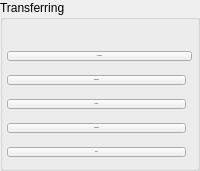
       <widget class="QGroupBox" name="wTransferring">
        <property name="minimumSize">
         <size>
          <width>0</width>
          <height>0</height>
         </size>
        </property>
        <property name="maximumSize">
         <size>
          <width>256</width>
          <height>600</height>
         </size>
        </property>
        <property name="title">
         <string>Transferring</string>
        </property>
        <property name="flat">
         <bool>true</bool>
        </property>
        <layout class="QVBoxLayout" name="verticalLayout">
         <property name="spacing">
          <number>0</number>
         </property>
         <property name="leftMargin">
          <number>4</number>
         </property>
         <property name="topMargin">
          <number>24</number>
         </property>
         <property name="rightMargin">
          <number>4</number>
         </property>
         <property name="bottomMargin">
          <number>4</number>
         </property>
         <item>
          <widget class="QFrame" name="fAllTransfers">
           <layout class="QHBoxLayout" name="horizontalLayout_10">
            <property name="spacing">
             <number>0</number>
            </property>
            <property name="leftMargin">
             <number>0</number>
            </property>
            <property name="topMargin">
             <number>0</number>
            </property>
            <property name="rightMargin">
             <number>0</number>
            </property>
            <property name="bottomMargin">
             <number>0</number>
            </property>
            <item>
             <widget class="QPushButton" name="tAllTransfers">
              <property name="sizePolicy">
               <sizepolicy hsizetype="Expanding" vsizetype="Fixed">
                <horstretch>0</horstretch>
                <verstretch>0</verstretch>
               </sizepolicy>
              </property>
              <property name="maximumSize">
               <size>
                <width>16777215</width>
                <height>16777215</height>
               </size>
              </property>
              <property name="font">
               <font>
                <family>Lato</family>
                <pointsize>-1</pointsize>
                <bold>false</bold>
               </font>
              </property>
              <property name="cursor">
               <cursorShape>PointingHandCursor</cursorShape>
              </property>
              <property name="text">
               <string>All transfers</string>
              </property>
              <property name="icon">
               <iconset resource="../../../gui/Resources_win.qrc">
                <normaloff>:/images/transfer_manager/sidebar/all_transfers_ico_default.png</normaloff>:/images/transfer_manager/sidebar/all_transfers_ico_default.png</iconset>
              </property>
              <property name="checkable">
               <bool>true</bool>
              </property>
              <property name="autoDefault">
               <bool>false</bool>
              </property>
              <property name="flat">
               <bool>false</bool>
              </property>
              <property name="default_icon" stdset="0">
               <string notr="true">qrc:/images/transfer_manager/sidebar/all_transfers_ico_default.png</string>
              </property>
             </widget>
            </item>
            <item alignment="Qt::AlignRight">
             <widget class="QLabel" name="lAllTransfers">
              <property name="enabled">
               <bool>true</bool>
              </property>
              <property name="sizePolicy">
               <sizepolicy hsizetype="MinimumExpanding" vsizetype="Fixed">
                <horstretch>0</horstretch>
                <verstretch>0</verstretch>
               </sizepolicy>
              </property>
              <property name="minimumSize">
               <size>
                <width>0</width>
                <height>24</height>
               </size>
              </property>
              <property name="maximumSize">
               <size>
                <width>16777215</width>
                <height>24</height>
               </size>
              </property>
              <property name="font">
               <font>
                <family>Lato</family>
                <pointsize>-1</pointsize>
                <bold>true</bold>
               </font>
              </property>
              <property name="text">
               <string notr="true"/>
              </property>
             </widget>
            </item>
           </layout>
          </widget>
         </item>
         <item>
          <widget class="QFrame" name="fDownloads">
           <layout class="QHBoxLayout" name="horizontalLayout_11">
            <property name="spacing">
             <number>0</number>
            </property>
            <property name="leftMargin">
             <number>0</number>
            </property>
            <property name="topMargin">
             <number>0</number>
            </property>
            <property name="rightMargin">
             <number>0</number>
            </property>
            <property name="bottomMargin">
             <number>0</number>
            </property>
            <item>
             <widget class="QPushButton" name="tDownloads">
              <property name="sizePolicy">
               <sizepolicy hsizetype="Expanding" vsizetype="Fixed">
                <horstretch>0</horstretch>
                <verstretch>0</verstretch>
               </sizepolicy>
              </property>
              <property name="font">
               <font>
                <family>Lato</family>
                <pointsize>-1</pointsize>
                <bold>false</bold>
               </font>
              </property>
              <property name="cursor">
               <cursorShape>PointingHandCursor</cursorShape>
              </property>
              <property name="text">
               <string>Downloads</string>
              </property>
              <property name="icon">
               <iconset theme="downloads_ico" resource="../../../gui/Resources_win.qrc">
                <normaloff>:/images/transfer_manager/sidebar/downloads_ico_default.png</normaloff>:/images/transfer_manager/sidebar/downloads_ico_default.png</iconset>
              </property>
              <property name="checkable">
               <bool>true</bool>
              </property>
              <property name="autoDefault">
               <bool>false</bool>
              </property>
              <property name="default_icon" stdset="0">
               <string notr="true">qrc:/images/transfer_manager/sidebar/downloads_ico_default.png</string>
              </property>
             </widget>
            </item>
            <item alignment="Qt::AlignRight">
             <widget class="QLabel" name="lDownloads">
              <property name="enabled">
               <bool>true</bool>
              </property>
              <property name="sizePolicy">
               <sizepolicy hsizetype="MinimumExpanding" vsizetype="Fixed">
                <horstretch>0</horstretch>
                <verstretch>0</verstretch>
               </sizepolicy>
              </property>
              <property name="minimumSize">
               <size>
                <width>0</width>
                <height>24</height>
               </size>
              </property>
              <property name="maximumSize">
               <size>
                <width>16777215</width>
                <height>24</height>
               </size>
              </property>
              <property name="text">
               <string notr="true"/>
              </property>
             </widget>
            </item>
           </layout>
          </widget>
         </item>
         <item>
          <widget class="QFrame" name="fUploads">
           <layout class="QHBoxLayout" name="horizontalLayout_12">
            <property name="spacing">
             <number>0</number>
            </property>
            <property name="leftMargin">
             <number>0</number>
            </property>
            <property name="topMargin">
             <number>0</number>
            </property>
            <property name="rightMargin">
             <number>0</number>
            </property>
            <property name="bottomMargin">
             <number>0</number>
            </property>
            <item>
             <widget class="QPushButton" name="tUploads">
              <property name="sizePolicy">
               <sizepolicy hsizetype="Expanding" vsizetype="Fixed">
                <horstretch>0</horstretch>
                <verstretch>0</verstretch>
               </sizepolicy>
              </property>
              <property name="font">
               <font>
                <family>Lato</family>
                <pointsize>-1</pointsize>
                <bold>false</bold>
               </font>
              </property>
              <property name="cursor">
               <cursorShape>PointingHandCursor</cursorShape>
              </property>
              <property name="text">
               <string>Uploads</string>
              </property>
              <property name="icon">
               <iconset theme="uploads_ico" resource="../../../gui/Resources_win.qrc">
                <normaloff>:/images/transfer_manager/sidebar/uploads_ico_default.png</normaloff>:/images/transfer_manager/sidebar/uploads_ico_default.png</iconset>
              </property>
              <property name="checkable">
               <bool>true</bool>
              </property>
              <property name="autoDefault">
               <bool>false</bool>
              </property>
              <property name="default_icon" stdset="0">
               <string notr="true">qrc:/images/transfer_manager/sidebar/uploads_ico_default.png</string>
              </property>
             </widget>
            </item>
            <item alignment="Qt::AlignRight">
             <widget class="QLabel" name="lUploads">
              <property name="enabled">
               <bool>true</bool>
              </property>
              <property name="sizePolicy">
               <sizepolicy hsizetype="MinimumExpanding" vsizetype="Fixed">
                <horstretch>0</horstretch>
                <verstretch>0</verstretch>
               </sizepolicy>
              </property>
              <property name="minimumSize">
               <size>
                <width>0</width>
                <height>24</height>
               </size>
              </property>
              <property name="maximumSize">
               <size>
                <width>16777215</width>
                <height>24</height>
               </size>
              </property>
              <property name="text">
               <string notr="true"/>
              </property>
             </widget>
            </item>
           </layout>
          </widget>
         </item>
         <item>
          <widget class="QFrame" name="fCompleted">
           <layout class="QHBoxLayout" name="horizontalLayout_13">
            <property name="spacing">
             <number>0</number>
            </property>
            <property name="leftMargin">
             <number>0</number>
            </property>
            <property name="topMargin">
             <number>0</number>
            </property>
            <property name="rightMargin">
             <number>0</number>
            </property>
            <property name="bottomMargin">
             <number>0</number>
            </property>
            <item>
             <widget class="QPushButton" name="tCompleted">
              <property name="enabled">
               <bool>true</bool>
              </property>
              <property name="sizePolicy">
               <sizepolicy hsizetype="Expanding" vsizetype="Fixed">
                <horstretch>0</horstretch>
                <verstretch>0</verstretch>
               </sizepolicy>
              </property>
              <property name="font">
               <font>
                <family>Lato</family>
                <pointsize>-1</pointsize>
                <bold>false</bold>
               </font>
              </property>
              <property name="cursor">
               <cursorShape>PointingHandCursor</cursorShape>
              </property>
              <property name="text">
               <string>Completed</string>
              </property>
              <property name="icon">
               <iconset theme="finished_ico" resource="../../../gui/Resources_win.qrc">
                <normaloff>:/images/transfer_manager/sidebar/finished_ico_default.png</normaloff>:/images/transfer_manager/sidebar/finished_ico_default.png</iconset>
              </property>
              <property name="checkable">
               <bool>true</bool>
              </property>
              <property name="autoDefault">
               <bool>false</bool>
              </property>
              <property name="default_icon" stdset="0">
               <string notr="true">qrc:/images/transfer_manager/sidebar/finished_ico_default.png</string>
              </property>
             </widget>
            </item>
            <item alignment="Qt::AlignRight">
             <widget class="QLabel" name="lCompleted">
              <property name="enabled">
               <bool>true</bool>
              </property>
              <property name="sizePolicy">
               <sizepolicy hsizetype="MinimumExpanding" vsizetype="Fixed">
                <horstretch>0</horstretch>
                <verstretch>0</verstretch>
               </sizepolicy>
              </property>
              <property name="minimumSize">
               <size>
                <width>0</width>
                <height>24</height>
               </size>
              </property>
              <property name="maximumSize">
               <size>
                <width>16777215</width>
                <height>24</height>
               </size>
              </property>
              <property name="text">
               <string notr="true"/>
              </property>
             </widget>
            </item>
           </layout>
          </widget>
         </item>
         <item>
          <widget class="QFrame" name="fFailed">
           <layout class="QHBoxLayout" name="horizontalLayout_failed">
            <property name="spacing">
             <number>0</number>
            </property>
            <property name="leftMargin">
             <number>0</number>
            </property>
            <property name="topMargin">
             <number>0</number>
            </property>
            <property name="rightMargin">
             <number>0</number>
            </property>
            <property name="bottomMargin">
             <number>0</number>
            </property>
            <item>
             <widget class="QPushButton" name="tFailed">
              <property name="enabled">
               <bool>true</bool>
              </property>
              <property name="sizePolicy">
               <sizepolicy hsizetype="Expanding" vsizetype="Fixed">
                <horstretch>0</horstretch>
                <verstretch>0</verstretch>
               </sizepolicy>
              </property>
              <property name="font">
               <font>
                <family>Lato</family>
                <pointsize>-1</pointsize>
                <bold>false</bold>
               </font>
              </property>
              <property name="cursor">
               <cursorShape>PointingHandCursor</cursorShape>
              </property>
              <property name="text">
               <string>Failed</string>
              </property>
              <property name="icon">
               <iconset resource="../../../gui/Resources_win.qrc">
                <normaloff>:/images/transfer_manager/sidebar/sidebar_failed_ico_default.png</normaloff>:/images/transfer_manager/sidebar/sidebar_failed_ico_default.png</iconset>
              </property>
              <property name="checkable">
               <bool>true</bool>
              </property>
              <property name="autoDefault">
               <bool>false</bool>
              </property>
              <property name="default_icon" stdset="0">
               <string notr="true">qrc:/images/transfer_manager/sidebar/sidebar_failed_ico_default.png</string>
              </property>
             </widget>
            </item>
            <item alignment="Qt::AlignRight">
             <widget class="QLabel" name="lFailed">
              <property name="enabled">
               <bool>true</bool>
              </property>
              <property name="sizePolicy">
               <sizepolicy hsizetype="MinimumExpanding" vsizetype="Fixed">
                <horstretch>0</horstretch>
                <verstretch>0</verstretch>
               </sizepolicy>
              </property>
              <property name="minimumSize">
               <size>
                <width>0</width>
                <height>24</height>
               </size>
              </property>
              <property name="maximumSize">
               <size>
                <width>16777215</width>
                <height>24</height>
               </size>
              </property>
              <property name="text">
               <string notr="true"/>
              </property>
             </widget>
            </item>
           </layout>
          </widget>
         </item>
        </layout>
       </widget>
